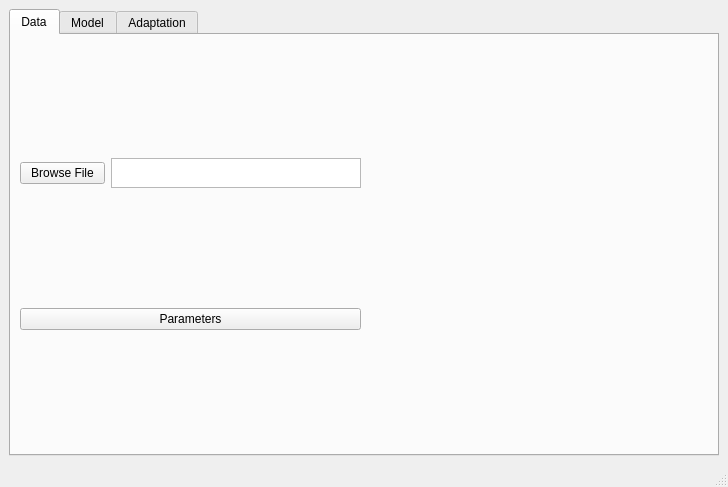
<?xml version="1.0" encoding="UTF-8"?>
<ui version="4.0">
 <class>MainWindow</class>
 <widget class="QMainWindow" name="MainWindow">
  <property name="geometry">
   <rect>
    <x>0</x>
    <y>0</y>
    <width>728</width>
    <height>487</height>
   </rect>
  </property>
  <property name="windowTitle">
   <string>MainWindow</string>
  </property>
  <widget class="QWidget" name="centralwidget">
   <layout class="QVBoxLayout" name="verticalLayout_3">
    <item>
     <widget class="QTabWidget" name="tabWidget">
      <property name="minimumSize">
       <size>
        <width>0</width>
        <height>0</height>
       </size>
      </property>
      <property name="maximumSize">
       <size>
        <width>1000</width>
        <height>1000</height>
       </size>
      </property>
      <property name="tabPosition">
       <enum>QTabWidget::North</enum>
      </property>
      <property name="currentIndex">
       <number>0</number>
      </property>
      <property name="iconSize">
       <size>
        <width>40</width>
        <height>30</height>
       </size>
      </property>
      <widget class="QWidget" name="tab">
       <property name="enabled">
        <bool>true</bool>
       </property>
       <property name="sizePolicy">
        <sizepolicy hsizetype="Preferred" vsizetype="Preferred">
         <horstretch>0</horstretch>
         <verstretch>0</verstretch>
        </sizepolicy>
       </property>
       <property name="minimumSize">
        <size>
         <width>700</width>
         <height>0</height>
        </size>
       </property>
       <attribute name="title">
        <string>Data</string>
       </attribute>
       <layout class="QHBoxLayout" name="horizontalLayout_2">
        <item>
         <layout class="QHBoxLayout" name="horizontalLayout">
          <item>
           <layout class="QVBoxLayout" name="verticalLayout">
            <item>
             <layout class="QHBoxLayout" name="horizontalLayout_4">
              <item>
               <widget class="QPushButton" name="pushButton">
                <property name="text">
                 <string>Browse File</string>
                </property>
               </widget>
              </item>
              <item>
               <widget class="QTextEdit" name="textEdit">
                <property name="sizePolicy">
                 <sizepolicy hsizetype="Minimum" vsizetype="Minimum">
                  <horstretch>0</horstretch>
                  <verstretch>0</verstretch>
                 </sizepolicy>
                </property>
                <property name="minimumSize">
                 <size>
                  <width>100</width>
                  <height>30</height>
                 </size>
                </property>
                <property name="maximumSize">
                 <size>
                  <width>250</width>
                  <height>30</height>
                 </size>
                </property>
               </widget>
              </item>
             </layout>
            </item>
            <item>
             <widget class="QPushButton" name="pushButton_2">
              <property name="text">
               <string>Parameters</string>
              </property>
             </widget>
            </item>
           </layout>
          </item>
          <item>
           <layout class="QVBoxLayout" name="verticalLayout_5">
            <item>
             <widget class="QWidget" name="widget_2" native="true"/>
            </item>
            <item>
             <layout class="QVBoxLayout" name="verticalLayout_6">
              <item>
               <widget class="QWidget" name="widget" native="true"/>
              </item>
             </layout>
            </item>
           </layout>
          </item>
         </layout>
        </item>
       </layout>
      </widget>
      <widget class="QWidget" name="tab_2">
       <attribute name="title">
        <string>Model</string>
       </attribute>
      </widget>
      <widget class="QWidget" name="tab_3">
       <attribute name="title">
        <string>Adaptation</string>
       </attribute>
      </widget>
     </widget>
    </item>
   </layout>
  </widget>
  <widget class="QStatusBar" name="statusbar"/>
 </widget>
 <resources/>
 <connections/>
</ui>
